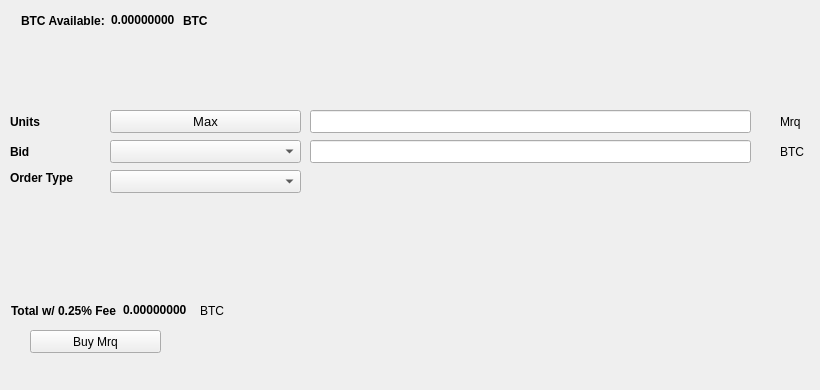
   <widget class="QWidget" name="BuyTab">
    <attribute name="title">
     <string>Buy</string>
    </attribute>
    <widget class="QPushButton" name="BuyMrq">
     <property name="geometry">
      <rect>
       <x>30</x>
       <y>330</y>
       <width>131</width>
       <height>23</height>
      </rect>
     </property>
     <property name="text">
      <string>Buy Mrq</string>
     </property>
     <property name="icon">
      <iconset resource="../mrq.qrc">
       <normaloff>:/icons/bitcoin</normaloff>:/icons/bitcoin</iconset>
     </property>
    </widget>
    <widget class="QLabel" name="label_3">
     <property name="geometry">
      <rect>
       <x>10</x>
       <y>110</y>
       <width>46</width>
       <height>23</height>
      </rect>
     </property>
     <property name="font">
      <font>
       <weight>75</weight>
       <bold>true</bold>
      </font>
     </property>
     <property name="text">
      <string>Units</string>
     </property>
    </widget>
    <widget class="QLineEdit" name="UnitsInput">
     <property name="geometry">
      <rect>
       <x>310</x>
       <y>110</y>
       <width>441</width>
       <height>23</height>
      </rect>
     </property>
     <property name="font">
      <font>
       <pointsize>9</pointsize>
       <weight>75</weight>
       <bold>true</bold>
      </font>
     </property>
    </widget>
    <widget class="QLineEdit" name="BuyBidPriceEdit">
     <property name="geometry">
      <rect>
       <x>310</x>
       <y>140</y>
       <width>441</width>
       <height>23</height>
      </rect>
     </property>
     <property name="font">
      <font>
       <pointsize>9</pointsize>
       <weight>75</weight>
       <bold>true</bold>
      </font>
     </property>
    </widget>
    <widget class="QLabel" name="label_4">
     <property name="geometry">
      <rect>
       <x>780</x>
       <y>110</y>
       <width>31</width>
       <height>23</height>
      </rect>
     </property>
     <property name="text">
      <string>Mrq</string>
     </property>
    </widget>
    <widget class="QLabel" name="label_5">
     <property name="geometry">
      <rect>
       <x>780</x>
       <y>140</y>
       <width>31</width>
       <height>23</height>
      </rect>
     </property>
     <property name="text">
      <string>BTC</string>
     </property>
    </widget>
    <widget class="QLabel" name="label_6">
     <property name="geometry">
      <rect>
       <x>10</x>
       <y>140</y>
       <width>46</width>
       <height>23</height>
      </rect>
     </property>
     <property name="font">
      <font>
       <weight>75</weight>
       <bold>true</bold>
      </font>
     </property>
     <property name="text">
      <string>Bid</string>
     </property>
    </widget>
    <widget class="QLabel" name="label_7">
     <property name="geometry">
      <rect>
       <x>10</x>
       <y>170</y>
       <width>91</width>
       <height>16</height>
      </rect>
     </property>
     <property name="font">
      <font>
       <weight>75</weight>
       <bold>true</bold>
      </font>
     </property>
     <property name="text">
      <string>Order Type</string>
     </property>
    </widget>
    <widget class="QPushButton" name="Buy_Max_Amount">
     <property name="geometry">
      <rect>
       <x>110</x>
       <y>110</y>
       <width>191</width>
       <height>23</height>
      </rect>
     </property>
     <property name="font">
      <font>
       <pointsize>10</pointsize>
      </font>
     </property>
     <property name="text">
      <string>Max</string>
     </property>
    </widget>
    <widget class="QComboBox" name="BuyBidcomboBox">
     <property name="geometry">
      <rect>
       <x>110</x>
       <y>140</y>
       <width>191</width>
       <height>23</height>
      </rect>
     </property>
     <property name="font">
      <font>
       <pointsize>10</pointsize>
      </font>
     </property>
    </widget>
    <widget class="QComboBox" name="buyOrdertypeCombo">
     <property name="geometry">
      <rect>
       <x>110</x>
       <y>170</y>
       <width>191</width>
       <height>23</height>
      </rect>
     </property>
     <property name="font">
      <font>
       <pointsize>10</pointsize>
      </font>
     </property>
    </widget>
    <widget class="QWidget" name="layoutWidget1">
     <property name="geometry">
      <rect>
       <x>21</x>
       <y>11</y>
       <width>227</width>
       <height>19</height>
      </rect>
     </property>
     <layout class="QHBoxLayout" name="horizontalLayout_3">
      <item>
       <widget class="QLabel" name="label232">
        <property name="font">
         <font>
          <weight>75</weight>
          <bold>true</bold>
         </font>
        </property>
        <property name="text">
         <string>BTC Available:</string>
        </property>
       </widget>
      </item>
      <item>
       <widget class="QLabel" name="BtcAvailableLbl">
        <property name="palette">
         <palette>
          <active>
           <colorrole role="WindowText">
            <brush brushstyle="SolidPattern">
             <color alpha="255">
              <red>0</red>
              <green>0</green>
              <blue>0</blue>
             </color>
            </brush>
           </colorrole>
           <colorrole role="Button">
            <brush brushstyle="SolidPattern">
             <color alpha="255">
              <red>0</red>
              <green>170</green>
              <blue>0</blue>
             </color>
            </brush>
           </colorrole>
           <colorrole role="Light">
            <brush brushstyle="SolidPattern">
             <color alpha="255">
              <red>0</red>
              <green>255</green>
              <blue>0</blue>
             </color>
            </brush>
           </colorrole>
           <colorrole role="Midlight">
            <brush brushstyle="SolidPattern">
             <color alpha="255">
              <red>0</red>
              <green>212</green>
              <blue>0</blue>
             </color>
            </brush>
           </colorrole>
           <colorrole role="Dark">
            <brush brushstyle="SolidPattern">
             <color alpha="255">
              <red>0</red>
              <green>85</green>
              <blue>0</blue>
             </color>
            </brush>
           </colorrole>
           <colorrole role="Mid">
            <brush brushstyle="SolidPattern">
             <color alpha="255">
              <red>0</red>
              <green>113</green>
              <blue>0</blue>
             </color>
            </brush>
           </colorrole>
           <colorrole role="Text">
            <brush brushstyle="SolidPattern">
             <color alpha="255">
              <red>0</red>
              <green>170</green>
              <blue>0</blue>
             </color>
            </brush>
           </colorrole>
           <colorrole role="BrightText">
            <brush brushstyle="SolidPattern">
             <color alpha="255">
              <red>255</red>
              <green>255</green>
              <blue>255</blue>
             </color>
            </brush>
           </colorrole>
           <colorrole role="ButtonText">
            <brush brushstyle="SolidPattern">
             <color alpha="255">
              <red>0</red>
              <green>0</green>
              <blue>0</blue>
             </color>
            </brush>
           </colorrole>
           <colorrole role="Base">
            <brush brushstyle="SolidPattern">
             <color alpha="255">
              <red>255</red>
              <green>255</green>
              <blue>255</blue>
             </color>
            </brush>
           </colorrole>
           <colorrole role="Window">
            <brush brushstyle="SolidPattern">
             <color alpha="255">
              <red>0</red>
              <green>170</green>
              <blue>0</blue>
             </color>
            </brush>
           </colorrole>
           <colorrole role="Shadow">
            <brush brushstyle="SolidPattern">
             <color alpha="255">
              <red>0</red>
              <green>0</green>
              <blue>0</blue>
             </color>
            </brush>
           </colorrole>
           <colorrole role="AlternateBase">
            <brush brushstyle="SolidPattern">
             <color alpha="255">
              <red>127</red>
              <green>212</green>
              <blue>127</blue>
             </color>
            </brush>
           </colorrole>
           <colorrole role="ToolTipBase">
            <brush brushstyle="SolidPattern">
             <color alpha="255">
              <red>255</red>
              <green>255</green>
              <blue>220</blue>
             </color>
            </brush>
           </colorrole>
           <colorrole role="ToolTipText">
            <brush brushstyle="SolidPattern">
             <color alpha="255">
              <red>0</red>
              <green>0</green>
              <blue>0</blue>
             </color>
            </brush>
           </colorrole>
          </active>
          <inactive>
           <colorrole role="WindowText">
            <brush brushstyle="SolidPattern">
             <color alpha="255">
              <red>0</red>
              <green>0</green>
              <blue>0</blue>
             </color>
            </brush>
           </colorrole>
           <colorrole role="Button">
            <brush brushstyle="SolidPattern">
             <color alpha="255">
              <red>0</red>
              <green>170</green>
              <blue>0</blue>
             </color>
            </brush>
           </colorrole>
           <colorrole role="Light">
            <brush brushstyle="SolidPattern">
             <color alpha="255">
              <red>0</red>
              <green>255</green>
              <blue>0</blue>
             </color>
            </brush>
           </colorrole>
           <colorrole role="Midlight">
            <brush brushstyle="SolidPattern">
             <color alpha="255">
              <red>0</red>
              <green>212</green>
              <blue>0</blue>
             </color>
            </brush>
           </colorrole>
           <colorrole role="Dark">
            <brush brushstyle="SolidPattern">
             <color alpha="255">
              <red>0</red>
              <green>85</green>
              <blue>0</blue>
             </color>
            </brush>
           </colorrole>
           <colorrole role="Mid">
            <brush brushstyle="SolidPattern">
             <color alpha="255">
              <red>0</red>
              <green>113</green>
              <blue>0</blue>
             </color>
            </brush>
           </colorrole>
           <colorrole role="Text">
            <brush brushstyle="SolidPattern">
             <color alpha="255">
              <red>0</red>
              <green>170</green>
              <blue>0</blue>
             </color>
            </brush>
           </colorrole>
           <colorrole role="BrightText">
            <brush brushstyle="SolidPattern">
             <color alpha="255">
              <red>255</red>
              <green>255</green>
              <blue>255</blue>
             </color>
            </brush>
           </colorrole>
           <colorrole role="ButtonText">
            <brush brushstyle="SolidPattern">
             <color alpha="255">
              <red>0</red>
              <green>0</green>
              <blue>0</blue>
             </color>
            </brush>
           </colorrole>
           <colorrole role="Base">
            <brush brushstyle="SolidPattern">
             <color alpha="255">
              <red>255</red>
              <green>255</green>
              <blue>255</blue>
             </color>
            </brush>
           </colorrole>
           <colorrole role="Window">
            <brush brushstyle="SolidPattern">
             <color alpha="255">
              <red>0</red>
              <green>170</green>
              <blue>0</blue>
             </color>
            </brush>
           </colorrole>
           <colorrole role="Shadow">
            <brush brushstyle="SolidPattern">
             <color alpha="255">
              <red>0</red>
              <green>0</green>
              <blue>0</blue>
             </color>
            </brush>
           </colorrole>
           <colorrole role="AlternateBase">
            <brush brushstyle="SolidPattern">
             <color alpha="255">
              <red>127</red>
              <green>212</green>
              <blue>127</blue>
             </color>
            </brush>
           </colorrole>
           <colorrole role="ToolTipBase">
            <brush brushstyle="SolidPattern">
             <color alpha="255">
              <red>255</red>
              <green>255</green>
              <blue>220</blue>
             </color>
            </brush>
           </colorrole>
           <colorrole role="ToolTipText">
            <brush brushstyle="SolidPattern">
             <color alpha="255">
              <red>0</red>
              <green>0</green>
              <blue>0</blue>
             </color>
            </brush>
           </colorrole>
          </inactive>
          <disabled>
           <colorrole role="WindowText">
            <brush brushstyle="SolidPattern">
             <color alpha="255">
              <red>0</red>
              <green>85</green>
              <blue>0</blue>
             </color>
            </brush>
           </colorrole>
           <colorrole role="Button">
            <brush brushstyle="SolidPattern">
             <color alpha="255">
              <red>0</red>
              <green>170</green>
              <blue>0</blue>
             </color>
            </brush>
           </colorrole>
           <colorrole role="Light">
            <brush brushstyle="SolidPattern">
             <color alpha="255">
              <red>0</red>
              <green>255</green>
              <blue>0</blue>
             </color>
            </brush>
           </colorrole>
           <colorrole role="Midlight">
            <brush brushstyle="SolidPattern">
             <color alpha="255">
              <red>0</red>
              <green>212</green>
              <blue>0</blue>
             </color>
            </brush>
           </colorrole>
           <colorrole role="Dark">
            <brush brushstyle="SolidPattern">
             <color alpha="255">
              <red>0</red>
              <green>85</green>
              <blue>0</blue>
             </color>
            </brush>
           </colorrole>
           <colorrole role="Mid">
            <brush brushstyle="SolidPattern">
             <color alpha="255">
              <red>0</red>
              <green>113</green>
              <blue>0</blue>
             </color>
            </brush>
           </colorrole>
           <colorrole role="Text">
            <brush brushstyle="SolidPattern">
             <color alpha="255">
              <red>0</red>
              <green>85</green>
              <blue>0</blue>
             </color>
            </brush>
           </colorrole>
           <colorrole role="BrightText">
            <brush brushstyle="SolidPattern">
             <color alpha="255">
              <red>255</red>
              <green>255</green>
              <blue>255</blue>
             </color>
            </brush>
           </colorrole>
           <colorrole role="ButtonText">
            <brush brushstyle="SolidPattern">
             <color alpha="255">
              <red>0</red>
              <green>85</green>
              <blue>0</blue>
             </color>
            </brush>
           </colorrole>
           <colorrole role="Base">
            <brush brushstyle="SolidPattern">
             <color alpha="255">
              <red>0</red>
              <green>170</green>
              <blue>0</blue>
             </color>
            </brush>
           </colorrole>
           <colorrole role="Window">
            <brush brushstyle="SolidPattern">
             <color alpha="255">
              <red>0</red>
              <green>170</green>
              <blue>0</blue>
             </color>
            </brush>
           </colorrole>
           <colorrole role="Shadow">
            <brush brushstyle="SolidPattern">
             <color alpha="255">
              <red>0</red>
              <green>0</green>
              <blue>0</blue>
             </color>
            </brush>
           </colorrole>
           <colorrole role="AlternateBase">
            <brush brushstyle="SolidPattern">
             <color alpha="255">
              <red>0</red>
              <green>170</green>
              <blue>0</blue>
             </color>
            </brush>
           </colorrole>
           <colorrole role="ToolTipBase">
            <brush brushstyle="SolidPattern">
             <color alpha="255">
              <red>255</red>
              <green>255</green>
              <blue>220</blue>
             </color>
            </brush>
           </colorrole>
           <colorrole role="ToolTipText">
            <brush brushstyle="SolidPattern">
             <color alpha="255">
              <red>0</red>
              <green>0</green>
              <blue>0</blue>
             </color>
            </brush>
           </colorrole>
          </disabled>
         </palette>
        </property>
        <property name="font">
         <font>
          <weight>75</weight>
          <bold>true</bold>
         </font>
        </property>
        <property name="text">
         <string>0.00000000</string>
        </property>
        <property name="textInteractionFlags">
         <set>Qt::LinksAccessibleByMouse|Qt::TextSelectableByKeyboard|Qt::TextSelectableByMouse</set>
        </property>
       </widget>
      </item>
      <item>
       <widget class="QLabel" name="BtcAvailableLbl_2">
        <property name="font">
         <font>
          <weight>75</weight>
          <bold>true</bold>
         </font>
        </property>
        <property name="text">
         <string>BTC</string>
        </property>
       </widget>
      </item>
     </layout>
    </widget>
    <widget class="QWidget" name="layoutWidge2">
     <property name="geometry">
      <rect>
       <x>11</x>
       <y>301</y>
       <width>259</width>
       <height>19</height>
      </rect>
     </property>
     <layout class="QHBoxLayout" name="horizontalLayout_4">
      <item>
       <widget class="QLabel" name="label_9">
        <property name="font">
         <font>
          <weight>75</weight>
          <bold>true</bold>
         </font>
        </property>
        <property name="text">
         <string>Total w/ 0.25% Fee</string>
        </property>
       </widget>
      </item>
      <item>
       <widget class="QLabel" name="BuyCostLabel">
        <property name="palette">
         <palette>
          <active>
           <colorrole role="WindowText">
            <brush brushstyle="SolidPattern">
             <color alpha="255">
              <red>0</red>
              <green>0</green>
              <blue>0</blue>
             </color>
            </brush>
           </colorrole>
           <colorrole role="Button">
            <brush brushstyle="SolidPattern">
             <color alpha="255">
              <red>0</red>
              <green>170</green>
              <blue>0</blue>
             </color>
            </brush>
           </colorrole>
           <colorrole role="Light">
            <brush brushstyle="SolidPattern">
             <color alpha="255">
              <red>0</red>
              <green>255</green>
              <blue>0</blue>
             </color>
            </brush>
           </colorrole>
           <colorrole role="Midlight">
            <brush brushstyle="SolidPattern">
             <color alpha="255">
              <red>0</red>
              <green>212</green>
              <blue>0</blue>
             </color>
            </brush>
           </colorrole>
           <colorrole role="Dark">
            <brush brushstyle="SolidPattern">
             <color alpha="255">
              <red>0</red>
              <green>85</green>
              <blue>0</blue>
             </color>
            </brush>
           </colorrole>
           <colorrole role="Mid">
            <brush brushstyle="SolidPattern">
             <color alpha="255">
              <red>0</red>
              <green>113</green>
              <blue>0</blue>
             </color>
            </brush>
           </colorrole>
           <colorrole role="Text">
            <brush brushstyle="SolidPattern">
             <color alpha="255">
              <red>0</red>
              <green>170</green>
              <blue>0</blue>
             </color>
            </brush>
           </colorrole>
           <colorrole role="BrightText">
            <brush brushstyle="SolidPattern">
             <color alpha="255">
              <red>255</red>
              <green>255</green>
              <blue>255</blue>
             </color>
            </brush>
           </colorrole>
           <colorrole role="ButtonText">
            <brush brushstyle="SolidPattern">
             <color alpha="255">
              <red>0</red>
              <green>0</green>
              <blue>0</blue>
             </color>
            </brush>
           </colorrole>
           <colorrole role="Base">
            <brush brushstyle="SolidPattern">
             <color alpha="255">
              <red>255</red>
              <green>255</green>
              <blue>255</blue>
             </color>
            </brush>
           </colorrole>
           <colorrole role="Window">
            <brush brushstyle="SolidPattern">
             <color alpha="255">
              <red>0</red>
              <green>170</green>
              <blue>0</blue>
             </color>
            </brush>
           </colorrole>
           <colorrole role="Shadow">
            <brush brushstyle="SolidPattern">
             <color alpha="255">
              <red>0</red>
              <green>0</green>
              <blue>0</blue>
             </color>
            </brush>
           </colorrole>
           <colorrole role="AlternateBase">
            <brush brushstyle="SolidPattern">
             <color alpha="255">
              <red>127</red>
              <green>212</green>
              <blue>127</blue>
             </color>
            </brush>
           </colorrole>
           <colorrole role="ToolTipBase">
            <brush brushstyle="SolidPattern">
             <color alpha="255">
              <red>255</red>
              <green>255</green>
              <blue>220</blue>
             </color>
            </brush>
           </colorrole>
           <colorrole role="ToolTipText">
            <brush brushstyle="SolidPattern">
             <color alpha="255">
              <red>0</red>
              <green>0</green>
              <blue>0</blue>
             </color>
            </brush>
           </colorrole>
          </active>
          <inactive>
           <colorrole role="WindowText">
            <brush brushstyle="SolidPattern">
             <color alpha="255">
              <red>0</red>
              <green>0</green>
              <blue>0</blue>
             </color>
            </brush>
           </colorrole>
           <colorrole role="Button">
            <brush brushstyle="SolidPattern">
             <color alpha="255">
              <red>0</red>
              <green>170</green>
              <blue>0</blue>
             </color>
            </brush>
           </colorrole>
           <colorrole role="Light">
            <brush brushstyle="SolidPattern">
             <color alpha="255">
              <red>0</red>
              <green>255</green>
              <blue>0</blue>
             </color>
            </brush>
           </colorrole>
           <colorrole role="Midlight">
            <brush brushstyle="SolidPattern">
             <color alpha="255">
              <red>0</red>
              <green>212</green>
              <blue>0</blue>
             </color>
            </brush>
           </colorrole>
           <colorrole role="Dark">
            <brush brushstyle="SolidPattern">
             <color alpha="255">
              <red>0</red>
              <green>85</green>
              <blue>0</blue>
             </color>
            </brush>
           </colorrole>
           <colorrole role="Mid">
            <brush brushstyle="SolidPattern">
             <color alpha="255">
              <red>0</red>
              <green>113</green>
              <blue>0</blue>
             </color>
            </brush>
           </colorrole>
           <colorrole role="Text">
            <brush brushstyle="SolidPattern">
             <color alpha="255">
              <red>0</red>
              <green>170</green>
              <blue>0</blue>
             </color>
            </brush>
           </colorrole>
           <colorrole role="BrightText">
            <brush brushstyle="SolidPattern">
             <color alpha="255">
              <red>255</red>
              <green>255</green>
              <blue>255</blue>
             </color>
            </brush>
           </colorrole>
           <colorrole role="ButtonText">
            <brush brushstyle="SolidPattern">
             <color alpha="255">
              <red>0</red>
              <green>0</green>
              <blue>0</blue>
             </color>
            </brush>
           </colorrole>
           <colorrole role="Base">
            <brush brushstyle="SolidPattern">
             <color alpha="255">
              <red>255</red>
              <green>255</green>
              <blue>255</blue>
             </color>
            </brush>
           </colorrole>
           <colorrole role="Window">
            <brush brushstyle="SolidPattern">
             <color alpha="255">
              <red>0</red>
              <green>170</green>
              <blue>0</blue>
             </color>
            </brush>
           </colorrole>
           <colorrole role="Shadow">
            <brush brushstyle="SolidPattern">
             <color alpha="255">
              <red>0</red>
              <green>0</green>
              <blue>0</blue>
             </color>
            </brush>
           </colorrole>
           <colorrole role="AlternateBase">
            <brush brushstyle="SolidPattern">
             <color alpha="255">
              <red>127</red>
              <green>212</green>
              <blue>127</blue>
             </color>
            </brush>
           </colorrole>
           <colorrole role="ToolTipBase">
            <brush brushstyle="SolidPattern">
             <color alpha="255">
              <red>255</red>
              <green>255</green>
              <blue>220</blue>
             </color>
            </brush>
           </colorrole>
           <colorrole role="ToolTipText">
            <brush brushstyle="SolidPattern">
             <color alpha="255">
              <red>0</red>
              <green>0</green>
              <blue>0</blue>
             </color>
            </brush>
           </colorrole>
          </inactive>
          <disabled>
           <colorrole role="WindowText">
            <brush brushstyle="SolidPattern">
             <color alpha="255">
              <red>0</red>
              <green>85</green>
              <blue>0</blue>
             </color>
            </brush>
           </colorrole>
           <colorrole role="Button">
            <brush brushstyle="SolidPattern">
             <color alpha="255">
              <red>0</red>
              <green>170</green>
              <blue>0</blue>
             </color>
            </brush>
           </colorrole>
           <colorrole role="Light">
            <brush brushstyle="SolidPattern">
             <color alpha="255">
              <red>0</red>
              <green>255</green>
              <blue>0</blue>
             </color>
            </brush>
           </colorrole>
           <colorrole role="Midlight">
            <brush brushstyle="SolidPattern">
             <color alpha="255">
              <red>0</red>
              <green>212</green>
              <blue>0</blue>
             </color>
            </brush>
           </colorrole>
           <colorrole role="Dark">
            <brush brushstyle="SolidPattern">
             <color alpha="255">
              <red>0</red>
              <green>85</green>
              <blue>0</blue>
             </color>
            </brush>
           </colorrole>
           <colorrole role="Mid">
            <brush brushstyle="SolidPattern">
             <color alpha="255">
              <red>0</red>
              <green>113</green>
              <blue>0</blue>
             </color>
            </brush>
           </colorrole>
           <colorrole role="Text">
            <brush brushstyle="SolidPattern">
             <color alpha="255">
              <red>0</red>
              <green>85</green>
              <blue>0</blue>
             </color>
            </brush>
           </colorrole>
           <colorrole role="BrightText">
            <brush brushstyle="SolidPattern">
             <color alpha="255">
              <red>255</red>
              <green>255</green>
              <blue>255</blue>
             </color>
            </brush>
           </colorrole>
           <colorrole role="ButtonText">
            <brush brushstyle="SolidPattern">
             <color alpha="255">
              <red>0</red>
              <green>85</green>
              <blue>0</blue>
             </color>
            </brush>
           </colorrole>
           <colorrole role="Base">
            <brush brushstyle="SolidPattern">
             <color alpha="255">
              <red>0</red>
              <green>170</green>
              <blue>0</blue>
             </color>
            </brush>
           </colorrole>
           <colorrole role="Window">
            <brush brushstyle="SolidPattern">
             <color alpha="255">
              <red>0</red>
              <green>170</green>
              <blue>0</blue>
             </color>
            </brush>
           </colorrole>
           <colorrole role="Shadow">
            <brush brushstyle="SolidPattern">
             <color alpha="255">
              <red>0</red>
              <green>0</green>
              <blue>0</blue>
             </color>
            </brush>
           </colorrole>
           <colorrole role="AlternateBase">
            <brush brushstyle="SolidPattern">
             <color alpha="255">
              <red>0</red>
              <green>170</green>
              <blue>0</blue>
             </color>
            </brush>
           </colorrole>
           <colorrole role="ToolTipBase">
            <brush brushstyle="SolidPattern">
             <color alpha="255">
              <red>255</red>
              <green>255</green>
              <blue>220</blue>
             </color>
            </brush>
           </colorrole>
           <colorrole role="ToolTipText">
            <brush brushstyle="SolidPattern">
             <color alpha="255">
              <red>0</red>
              <green>0</green>
              <blue>0</blue>
             </color>
            </brush>
           </colorrole>
          </disabled>
         </palette>
        </property>
        <property name="font">
         <font>
          <weight>75</weight>
          <bold>true</bold>
         </font>
        </property>
        <property name="autoFillBackground">
         <bool>false</bool>
        </property>
        <property name="text">
         <string>0.00000000</string>
        </property>
        <property name="textInteractionFlags">
         <set>Qt::LinksAccessibleByMouse|Qt::TextSelectableByMouse</set>
        </property>
       </widget>
      </item>
      <item>
       <widget class="QLabel" name="label_10">
        <property name="font">
         <font>
          <weight>50</weight>
          <bold>false</bold>
         </font>
        </property>
        <property name="text">
         <string>BTC</string>
        </property>
       </widget>
      </item>
     </layout>
    </widget>
    <widget class="QLabel" name="label_24">
     <property name="geometry">
      <rect>
       <x>460</x>
       <y>300</y>
       <width>281</width>
       <height>81</height>
      </rect>
     </property>
     <property name="text">
      <string/>
     </property>
     <property name="pixmap">
      <pixmap>:/images/bittrex</pixmap>
     </property>
    </widget>
   </widget>
